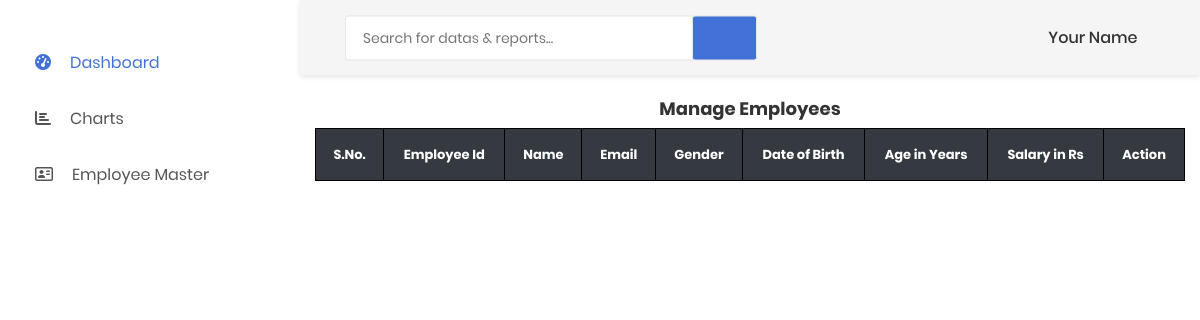
Before: /cvms/manageemployee.php with the older database file.
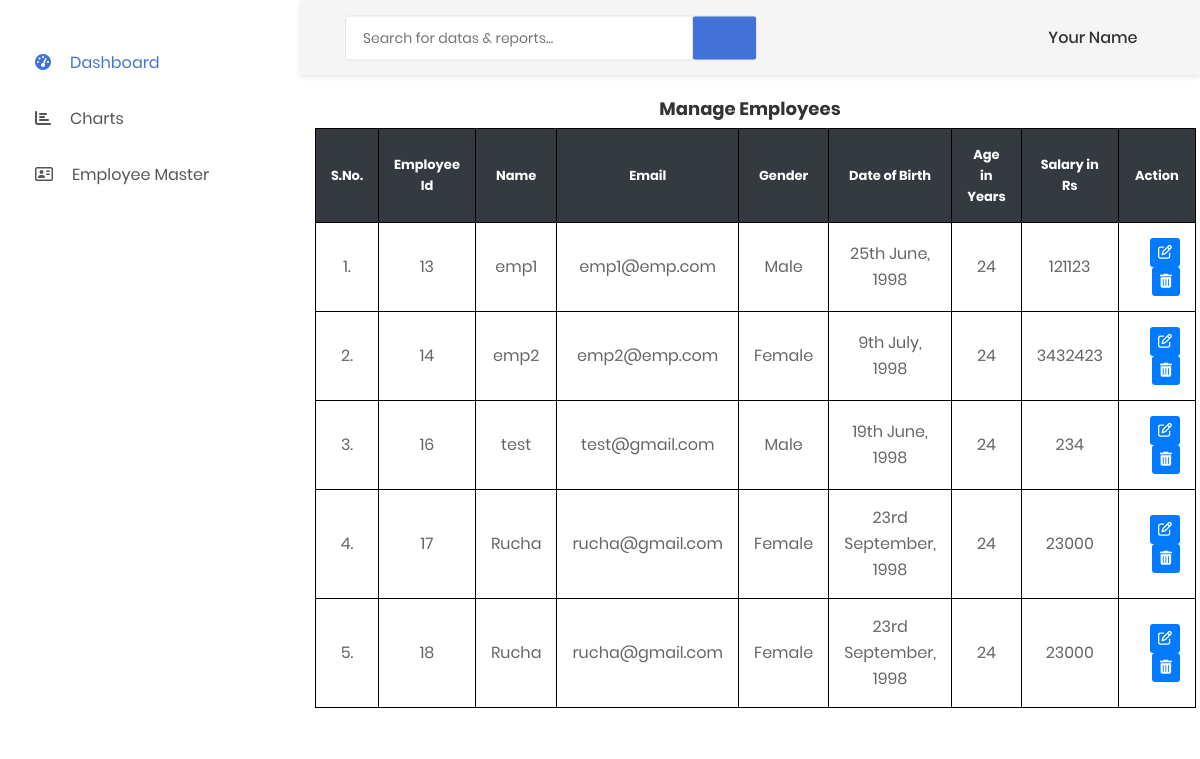
After: the same page with the newer database file.
### tables this page shows
CREATE TABLE `employee` (
  `id` int(15) NOT NULL,
  `name` varchar(255) NOT NULL,
  `email` varchar(255) NOT NULL,
  `gender` varchar(10) DEFAULT NULL,
  `dob` varchar(255) DEFAULT NULL,
  `password` varchar(75) NOT NULL,
  `salary` int(10) NOT NULL,
  `dp` varchar(255) NOT NULL
);

### cvms/manageemployee.php (the view, shortened to what this page needs)
<!DOCTYPE html>
<html lang="en">
<head>
    <link href="css/font-face.css" rel="stylesheet" media="all">
    <link href="vendor/font-awesome-4.7/css/font-awesome.min.css" rel="stylesheet" media="all">
    <link href="vendor/font-awesome-5/css/fontawesome-all.min.css" rel="stylesheet" media="all">
    <link href="vendor/mdi-font/css/material-design-iconic-font.min.css" rel="stylesheet" media="all">
    <link href="vendor/bootstrap-4.1/bootstrap.min.css" rel="stylesheet" media="all">
    <link href="vendor/animsition/animsition.min.css" rel="stylesheet" media="all">
    <link href="vendor/bootstrap-progressbar/bootstrap-progressbar-3.3.4.min.css" rel="stylesheet" media="all">
    <link href="vendor/wow/animate.css" rel="stylesheet" media="all">
    <link href="vendor/css-hamburgers/hamburgers.min.css" rel="stylesheet" media="all">
    <link href="vendor/slick/slick.css" rel="stylesheet" media="all">
    <link href="vendor/select2/select2.min.css" rel="stylesheet" media="all">
    <link href="vendor/perfect-scrollbar/perfect-scrollbar.css" rel="stylesheet" media="all">
    <link href="css/theme.css" rel="stylesheet" media="all">
</head>
<body class="animsition">
    <div class="page-wrapper">
        <aside class="menu-sidebar d-none d-lg-block">
            <div class="menu-sidebar__content js-scrollbar1">
                <nav class="navbar-sidebar">
                    <ul class="list-unstyled navbar__list">
                        <li class="active has-sub">
                            <a class="js-arrow" href="index.php">
                                <i class="fas fa-tachometer-alt"></i>Dashboard</a>
                        </li>
                        <li>
                            <a href="chart.php">
                                <i class="fas fa-chart-bar"></i>Charts</a>
                        </li>
                        <li class="has-sub">
                            <a class="js-arrow" href="#">
                                <i class="fa fa-address-card-o menu-icon"></i>Employee Master</a>
                        </li>
                    </ul>
                </nav>
            </div>
        </aside>
        <div class="page-container">
            <header class="header-desktop">
                <div class="section__content section__content--p30">
                    <div class="container-fluid">
                        <div class="header-wrap">
                            <form class="form-header" action="" method="POST">
                                <input class="au-input au-input--xl" type="text" name="search" placeholder="Search for datas &amp; reports..." />
                                <button class="au-btn--submit" type="submit">
                                    <i class="zmdi zmdi-search"></i>
                                </button>
                            </form>
                            <div class="header-button">
                                <div class="noti-wrap">
                                </div>
                                <div class="account-wrap">
                                    <div class="account-item clearfix js-item-menu">
                                        <div class="content">
                                            <a class="js-acc-btn" href="#">Your name</a>
                                        </div>
                                    </div>
                                </div>
                            </div>
                        </div>
                    </div>
                </div>
            </header>
            <br>
            <?php
require_once "../dbcon.php";
$sql = "SELECT * FROM employee";
$result = mysqli_query($con , $sql);
$i = 1;
?>
<div class="container bg-white shadow">
    <div class="py-4 mt-5">
    <div class='text-center pb-2'><h4>Manage Employees</h4></div>
    <table style="width:100%" class="table-hover text-center ">
    <tr class="bg-dark">
        <th>S.No.</th>
        <th>Employee Id</th>
        <th>Name</th>
        <th>Email</th>
        <th>Gender</th>
        <th>Date of Birth</th>
        <th>Age in Years</th>
        <th>Salary in Rs</th>
        <th>Action</th>
    </tr>
    <?php
    if( mysqli_num_rows($result) > 0){
        while( $rows = mysqli_fetch_assoc($result) ){
            $name= $rows["name"];
            $email= $rows["email"];
            $dob = $rows["dob"];
            $gender = $rows["gender"];
            $id = $rows["id"];
            $salary = $rows["salary"];
            if($dob == "" ){
                $dob = "Not Defined";
                $age = "Not Defined";
            }else{
                $dob = date('jS F, Y' , strtotime($dob));
                $date1=date_create($dob);
                $date2=date_create("now");
                $diff=date_diff($date1,$date2);
                $age = $diff->format("%Y");
            }
            ?>
        <tr>
        <td><?php echo "{$i}."; ?></td>
        <td><?php echo $id; ?></td>
        <td> <?php echo $name ; ?></td>
        <td><?php echo $email; ?></td>
        <td><?php echo $gender; ?></td>
        <td><?php echo $dob; ?></td>
        <td><?php echo $age; ?></td>
        <td><?php echo $salary; ?></td>
        <td>  <?php
                $edit_icon = "<a href='editemployee.php?id= {$id}' class='btn-sm btn-primary float-right ml-3 '> <span ><i class='fa fa-edit '></i></span> </a>";
                $delete_icon = " <a href='delete-employee.php?id={$id}' id='bin' class='btn-sm btn-primary float-right'> <span ><i class='fa fa-trash '></i></span> </a>";
                echo $edit_icon . $delete_icon;
             ?>
        </td>
    <?php
            $i++;
            }
        }
    ?>
     </tr>
    </table>
    </div>
</div>
        </div>
    </div>
</body>
</html>

### cvms/manageemployee.php (style rules this page uses)
table, th, td { border: 1px solid black; padding: 15px; }
table { border-spacing: 10px; }
table th { color:white; font-size:13px; }
table { width:50%; }

Changed rows visible on the page:
added employee: id "13", name "emp1", email "emp1@emp.com", gender "Male", dob "25th June, 1998", dob "24", salary "121123"
added employee: id "14", name "emp2", email "emp2@emp.com", gender "Female", dob "9th July, 1998", dob "24", salary "3432423"
added employee: id "16", name "test", email "test@gmail.com", gender "Male", dob "19th June, 1998", dob "24", salary "234"
added employee: id "17", name "Rucha", email "rucha@gmail.com", gender "Female", dob "23rd September, 1998", dob "24", salary "23000"
added employee: id "18", name "Rucha", email "rucha@gmail.com", gender "Female", dob "23rd September, 1998", dob "24", salary "23000"
